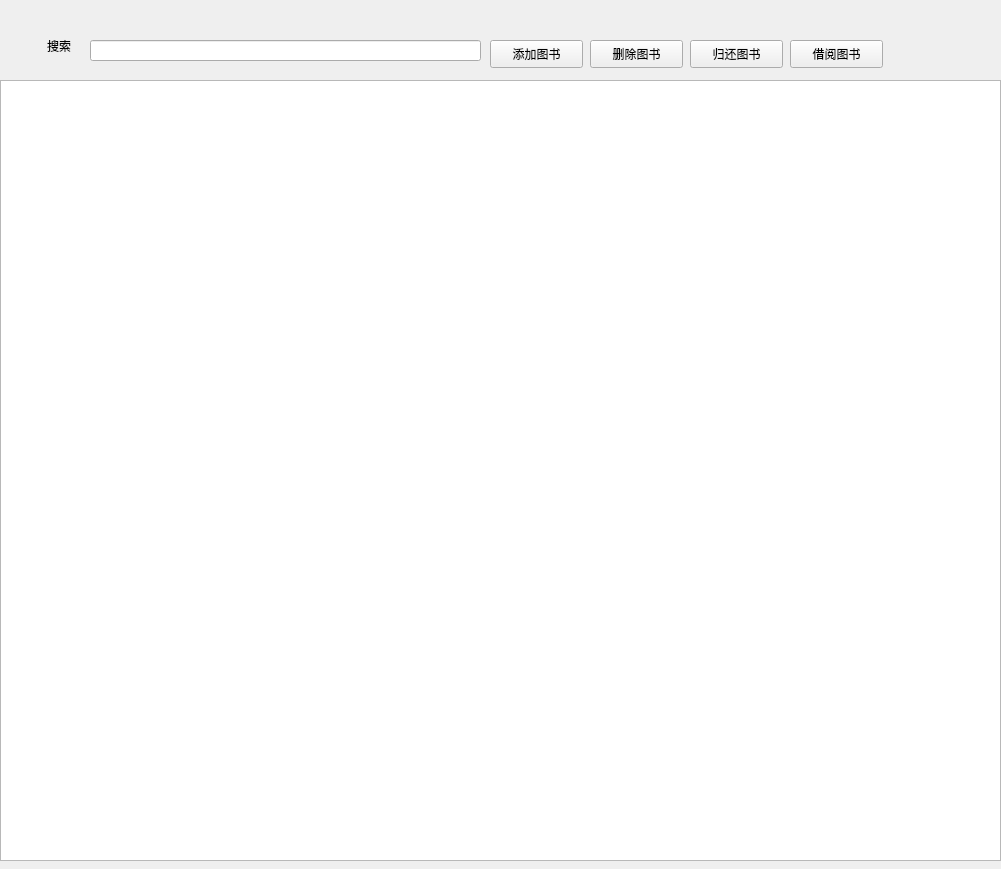
<?xml version="1.0" encoding="UTF-8"?>
<ui version="4.0">
 <class>bookClassClass</class>
 <widget class="QWidget" name="bookClassClass">
  <property name="geometry">
   <rect>
    <x>0</x>
    <y>0</y>
    <width>1001</width>
    <height>869</height>
   </rect>
  </property>
  <property name="windowTitle">
   <string>bookClass</string>
  </property>
  <property name="windowIcon">
   <iconset>
    <normaloff>icon/7b78ceea29ae3cd6dbf27aa34bac4892.jpeg</normaloff>icon/7b78ceea29ae3cd6dbf27aa34bac4892.jpeg</iconset>
  </property>
  <widget class="QPushButton" name="returnBook">
   <property name="geometry">
    <rect>
     <x>690</x>
     <y>40</y>
     <width>93</width>
     <height>28</height>
    </rect>
   </property>
   <property name="text">
    <string>归还图书</string>
   </property>
  </widget>
  <widget class="QLineEdit" name="lineEdit">
   <property name="geometry">
    <rect>
     <x>90</x>
     <y>40</y>
     <width>391</width>
     <height>21</height>
    </rect>
   </property>
  </widget>
  <widget class="QLabel" name="label">
   <property name="geometry">
    <rect>
     <x>-50</x>
     <y>20</y>
     <width>121</width>
     <height>51</height>
    </rect>
   </property>
   <property name="styleSheet">
    <string notr="true">font: 12pt &quot;Agency FB&quot;;</string>
   </property>
   <property name="text">
    <string>搜索</string>
   </property>
   <property name="alignment">
    <set>Qt::AlignRight|Qt::AlignTrailing|Qt::AlignVCenter</set>
   </property>
  </widget>
  <widget class="QPushButton" name="bookAdd">
   <property name="geometry">
    <rect>
     <x>490</x>
     <y>40</y>
     <width>93</width>
     <height>28</height>
    </rect>
   </property>
   <property name="text">
    <string>添加图书</string>
   </property>
  </widget>
  <widget class="QPushButton" name="bookDelete">
   <property name="geometry">
    <rect>
     <x>590</x>
     <y>40</y>
     <width>93</width>
     <height>28</height>
    </rect>
   </property>
   <property name="text">
    <string>删除图书</string>
   </property>
  </widget>
  <widget class="QTableView" name="tableView">
   <property name="geometry">
    <rect>
     <x>0</x>
     <y>80</y>
     <width>1001</width>
     <height>781</height>
    </rect>
   </property>
  </widget>
  <widget class="QPushButton" name="borrowBook">
   <property name="geometry">
    <rect>
     <x>790</x>
     <y>40</y>
     <width>93</width>
     <height>28</height>
    </rect>
   </property>
   <property name="text">
    <string>借阅图书</string>
   </property>
  </widget>
  <widget class="QPushButton" name="newButton">
   <property name="geometry">
    <rect>
     <x>860</x>
     <y>40</y>
     <width>93</width>
     <height>28</height>
    </rect>
   </property>
   <property name="styleSheet">
    <string notr="true">border:none</string>
   </property>
   <property name="text">
    <string/>
   </property>
   <property name="icon">
    <iconset>
     <normaloff>icon/bd2ca828946a79181a7b04b264820cc2(1).jpg</normaloff>icon/bd2ca828946a79181a7b04b264820cc2(1).jpg</iconset>
   </property>
  </widget>
 </widget>
 <layoutdefault spacing="6" margin="11"/>
 <resources/>
 <connections/>
</ui>
